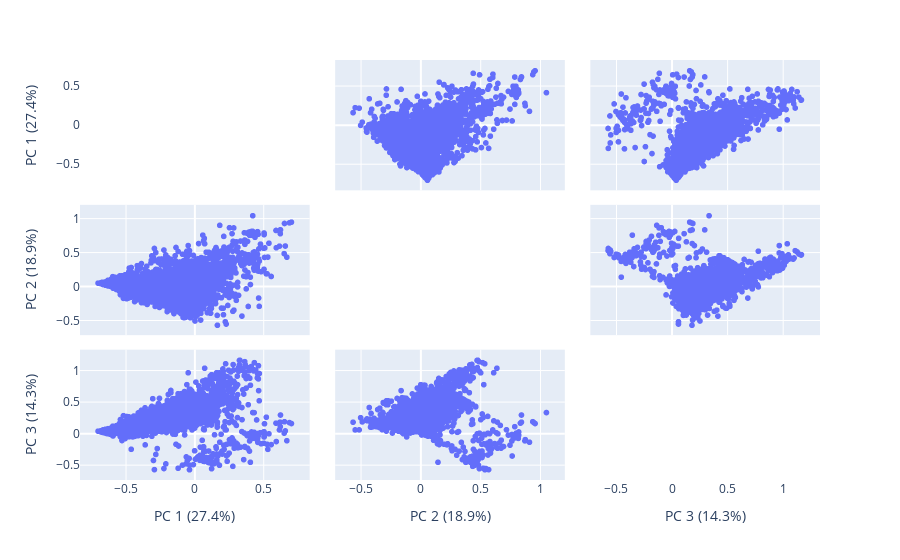

The code cell stored with this chart in its notebook:
### Code cell
plot_ind_pca(dataset_all_1_prop[features], prop_all_1_pca, nbre_dim=3)

### Figure 1 — Plotly figure (JSON) as saved in the notebook; plotly's stock layout.template omitted (floating-point values rounded to 4 significant figures; data arrays with more than 128 entries replaced by an {"elided": "..."} marker saying what was removed)
{"data": [{"diagonal": {"visible": false}, "dimensions": [{"axis": {"matches": true}, "label": "PC 1 (27.4%)", "values": {"elided": "3464 float values"}}, {"axis": {"matches": true}, "label": "PC 2 (18.9%)", "values": {"elided": "3464 float values"}}, {"axis": {"matches": true}, "label": "PC 3 (14.3%)", "values": {"elided": "3464 float values"}}], "hovertemplate": "%{xaxis.title.text}=%{x}<br>%{yaxis.title.text}=%{y}<extra></extra>", "legendgroup": "", "marker": {"color": "#636efa", "symbol": "circle"}, "name": "", "showlegend": false, "type": "splom"}], "layout": {"dragmode": "select", "legend": {"tracegroupgap": 0}, "margin": {"t": 60}}}
